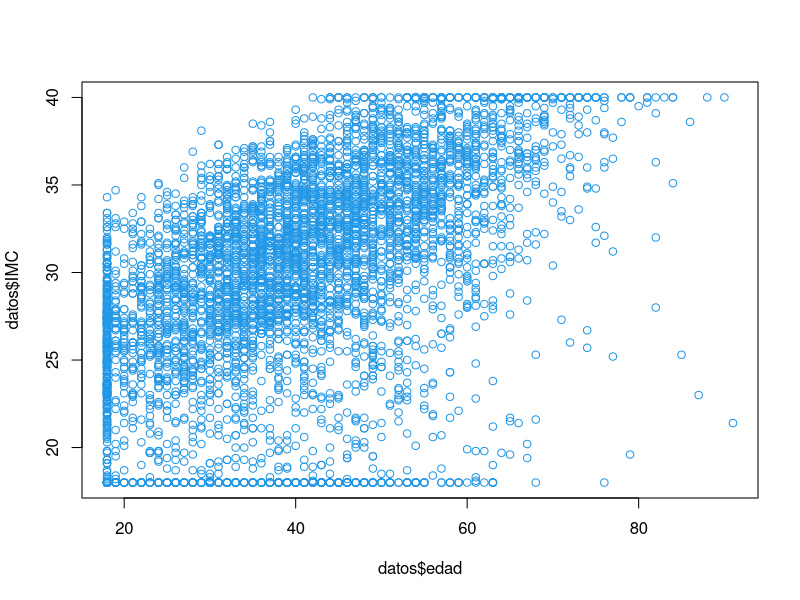

Here is the R script that generated this plot: (Note: this script raises an error after producing the figure.)
# =============================================================================
#
# Trabajo elaborado por:
#   * Antonio J. Galán Herrera
#
# =============================================================================


# Importacion de paquetes necesarios
library("tidyverse")



# APARTADO 01 -----------------------------------------------------------------

  # Usando la funcion 'read_csv' del paquete 'readr'
  # se exporta el fichero con formato 'tibble'.
  datos <- read_csv("../Recursos/12306.csv", col_types=cols(sexo=col_factor(),
                                                            dietaEsp=col_factor(),
                                                            nivEstPad=col_factor(),
                                                            nivEstudios=col_factor(),
                                                            nivIngresos=col_factor()))



# APARTADO 02 -----------------------------------------------------------------

  # Se crea la columna 'IMC' segun el enunciado
  datos <- mutate(datos, IMC = peso / altura^2)
  
  
  
# APARTADO 03 -----------------------------------------------------------------

  # Se limpian las columnas con algun NA de los datos,
  # usando la funcion 'na.exclude()' o 'na.omit()'
  datos <- na.exclude(datos)

    # Esta nueva variable 'datos' es de un tamaño menor,
    # ya que no cuenta con algunas de sus columnas anteriores
  
  
  
# APARTADO 04 -----------------------------------------------------------------

  # Calcula la desviacion tipica.
  # * datos:  vector con los valores para el calculo
  dt <- function(datos) {
    sqrt(mean(datos^2) - mean(datos)^2)
  }
  
  
  # Quitar variables cualitativas (factores) de los datos
  datosN <- Filter(is.numeric, datos)
  
  
  # Medias
  medias <- colMeans(datosN)

  # Desviaciones tipicas
  desviaciones <- map_dbl(datosN, dt)
  
  
  
# APARTADO 05 -----------------------------------------------------------------

  # Realiza el ajuste lineal sobre un conjunto de datos.
  # * datos:  conjunto de datos
  # * y:      variable a explicar
  # * x:      variable explicatoria
  ajusteLineal <- function(df, y, x) {
    
    # lm(str_c(y, "~", x), df)  # Deprecado: Apartado 09
    
    lm(str_c(y, "~", str_c(x, collapse="+")), datos)
  }
  
  
  # Variables para los modelos
  variables <- names(datos[3:14]) # Todas excepto "altura", "peso" e "IMC"
  
  
  # Modelos
  modelos <- variables %>% map(ajusteLineal, df=datos, y="IMC")
  
  # Coeficientes de regresion y determinacion de los modelos
  regresion     <- modelos %>% map(coefficients)
  determinacion <- modelos %>% map(summary) %>% map("r.squared")
  
  
    
# APARTADO 06 -----------------------------------------------------------------
  
  # Graficos de dispersion (variables cuantitativas)
  plot(datos$edad, datos$IMC, col=4)
  abline(mod02)
  
  plot(datos$tabaco, datos$IMC, col=4)
  abline(mod03)
  
  plot(datos$ubes, datos$IMC, col=4)
  abline(mod04)
  
  plot(datos$carneRoja, datos$IMC, col=4)
  abline(mod05)
  
  plot(datos$verduras, datos$IMC, col=4)
  abline(mod06)
  
  plot(datos$deporte, datos$IMC, col=4)
  abline(mod07)
  
  plot(datos$drogas, datos$IMC, col=4)
  abline(mod08)
  
  
  
# APARTADO 07 -----------------------------------------------------------------
  
  # Separa un conjunto de datos en 3 subconjuntos disjuntos: Entrenamiento,
  # Test y Validacion; que se dividiran segun las proporciones indicadas.
  # * datos:  conjunto de datos del que obtener los subconjuntos
  # * p1:     porcentaje del subconjunto de Entrenamiento
  # * p2:     porcentaje que divide a '1-p1'
  obtenerConjuntos <- function(datos, p1, p2) {
    rdatos  <- 1:nrow(datos)
    rTrain  <- sample(rdatos, p1 * length(rdatos))
    rTemp   <- setdiff(rdatos, rTrain)
    rTest   <- sample(rTemp, p2 * length(rTemp))
    rValid  <- setdiff(rTemp, rTest)
    
    list(entrenamiento=datos[rTrain,], test=datos[rTest,], validacion=datos[rValid,])  
  }
  
  
  # Conjuntos obtenidos
  conjuntos <- obtenerConjuntos(datos, .6, .5)  # 0.6 : Entrenamiento
                                                # 0.5 : el resto
    # Los 3 subconjuntos son disjuntos          #   0.4 * 0.5 = 0.2 : Test
                                                #   0.4 * 0.5 = 0.2 : Validacion
                                                #
                                                # 0.6 + 0.2 + 0.2 = 1
  
  
  
# APARTADO 08 -----------------------------------------------------------------
  
  # Funciones -----------------------------------------------------------------
  
    # Calcula el coeficiente de determinacion (R²) a partir de un modelo.
    # * datos:  conjunto de datos del modelo
    # * modelo: modelo
    # * y:      variable a explicar
    calcularR2 <- function(df, mod, y) {
      MSE  <- mean((df[[y]] - predict.lm(mod, df)) ^ 2)
      varY <- mean(df[[y]] ^ 2) - mean(df[[y]]) ^ 2
      
      R2   <- 1 - MSE / varY
      R2a  <- 1 - (1- R2) * (nrow(df) - 1) / (nrow(df) - mod$rank)
      
      
      tibble(MSE=MSE, varY=varY, R2=R2, R2a=R2a)
    }
    
    
    # Calcula un modelo lineal a partir de un conjunto de entrenamiento, y el
    # coeficiente de determinación (R²) a partir de un conjunto de test.
    # * dfTrain:  conjunto de entrenamiento
    # * dfTest:   conjunto de test
    # * y:        variable a explicar
    # * x:        variable explicatoria
    calcularR2modelo <- function(dfTrain, dfTest, y, x) {
      modelo        <- ajusteLineal(dfTrain, y, x)
      coeficientes  <- calcularR2(dfTest, modelo, y)
      
      
      coeficientes$R2a
    }
    
    
  # Calculos ------------------------------------------------------------------
  
    # Variables predictoras
    predictoras <- names(datos[-length(datos)])   # Todas menos 'IMC' (la ultima)
    
    # Subconjuntos
    entrenamiento <- conjuntos$entrenamiento
    test          <- conjuntos$test
    validacion    <- conjuntos$validacion
    
    # Calcular los 14 R² de los 14 modelos lineales unidimensionales
    r2a <- predictoras %>% map_dbl(calcularR2modelo, dfTrain=entrenamiento, dfTest=test, y="IMC")
    
      # Esto permitira escoger el mejor modelo eliminando fluctuaciones estadisticas
    
    
    # Obtener la mejor variable para una prediccion unidimensional
    mejorVariable <- predictoras[which.max(r2a)]
    
    
    # Obtener el mejor modelo usando el conjunto de entrenamiento
    mejorModelo <- ajusteLineal(entrenamiento, "IMC", mejorVariable)
    
      # Obtener su R² con el conjunto de test
      calcularR2(test, mejorModelo, "IMC")
    
      # Obtener su R² con el conjunto de validacion
      calcularR2(validacion, mejorModelo, "IMC")
      
      
      
# APARTADO 09 -----------------------------------------------------------------

  # Funciones -----------------------------------------------------------------
  
    # La funcion 'ajusteLineal()' del apartado 08 se ha modificado para
    # que pueda reutilizarse en este apartado (ahora es compatible con ambos)
    
    
    # Encuentra el mejor ajuste lineal usando un conjunto de variables y
    # calculando sus R² ajustados con conjuntos de Entrenamiento y de Test.
    # * dfTrain:      conjunto de entrenamiento
    # * dfTest:       conjunto de test
    # * predictoras:  variables explicatorias del modelo
    obtenerMejorAjusteLineal <- function(dfTrain, dfTest, predictoras) {
      
      # Variables iniciales
      mejoresVariables  <- character(0)
      R2a               <- 0
      
      # Bucle del algoritmo
      repeat {
        # Inicializar
        R2as      <- map_dbl(predictoras, ~calcularR2modelo(dfTrain, dfTest, "IMC", c(mejoresVariables, .)))
        i         <- which.max(R2as)
        mejorR2a  <- R2as[i]
        
        if (mejorR2a <= R2a) {
          break
        }
        
        # Mostrar por la consola los valores calculados durante la ejecucion
        # cat(sprintf("%1.4f %s\n", mejorR2a, predictoras[i]))
        
        # Actualizar los valores para la siguiente iteracion
        R2a               <- mejorR2a
        mejoresVariables  <- c(mejoresVariables, predictoras[i])
        predictoras       <- predictoras[-i]
      }
      
      modelo <- ajusteLineal(dfTrain, "IMC", mejoresVariables)
      
      
      list(variables=mejoresVariables, modelo=modelo)
    }
    
    
  # Calculos ------------------------------------------------------------------
  
    # Unidimensional
    predictorasSimple <- names(datos[-length(datos)])   # Todas menos 'IMC' (la ultima)
    mejorModeloSimple <- obtenerMejorAjusteLineal(conjuntos$entrenamiento, conjuntos$test, predictorasSimple)$modelo
      
    
    # Multidimensional
    predictorasCombo <- crossing(var1=predictoras, var2=predictoras) %>% pmap_chr(str_c, sep=":")
    mejorModeloCombo <- obtenerMejorAjusteLineal(conjuntos$entrenamiento, conjuntos$test, predictorasCombo)$modelo
      
      
      
# APARTADO 10 -----------------------------------------------------------------
  
  # Modelo unidimensional
  evaluacionSimple <- calcularR2(conjuntos$validacion, mejorModeloSimple, "IMC")
  
  # Modelo multidimensional
  evaluacionCompleja <- calcularR2(conjuntos$validacion, mejorModeloComplejo, "IMC")
